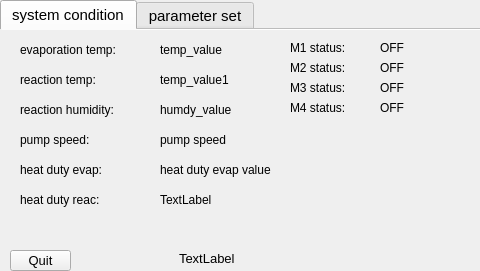
<?xml version="1.0" encoding="UTF-8"?>
<ui version="4.0">
 <class>MainWindow</class>
 <widget class="QMainWindow" name="MainWindow">
  <property name="geometry">
   <rect>
    <x>0</x>
    <y>0</y>
    <width>480</width>
    <height>271</height>
   </rect>
  </property>
  <property name="cursor">
   <cursorShape>BlankCursor</cursorShape>
  </property>
  <property name="focusPolicy">
   <enum>Qt::StrongFocus</enum>
  </property>
  <property name="styleSheet">
   <string notr="true">#MainWindow{
	background-image: url(:/480X272像素3.jpg);
	color: rgb(208, 237, 217);
}

</string>
  </property>
  <property name="documentMode">
   <bool>false</bool>
  </property>
  <widget class="QWidget" name="centralWidget">
   <widget class="QTabWidget" name="tabWidget">
    <property name="geometry">
     <rect>
      <x>0</x>
      <y>0</y>
      <width>481</width>
      <height>241</height>
     </rect>
    </property>
    <property name="font">
     <font>
      <pointsize>11</pointsize>
     </font>
    </property>
    <property name="cursor">
     <cursorShape>BlankCursor</cursorShape>
    </property>
    <property name="focusPolicy">
     <enum>Qt::StrongFocus</enum>
    </property>
    <property name="layoutDirection">
     <enum>Qt::LeftToRight</enum>
    </property>
    <property name="currentIndex">
     <number>0</number>
    </property>
    <property name="elideMode">
     <enum>Qt::ElideMiddle</enum>
    </property>
    <property name="documentMode">
     <bool>true</bool>
    </property>
    <property name="movable">
     <bool>false</bool>
    </property>
    <widget class="QWidget" name="tab">
     <attribute name="title">
      <string>system condition</string>
     </attribute>
     <widget class="QLabel" name="evap_temp_lable">
      <property name="geometry">
       <rect>
        <x>20</x>
        <y>10</y>
        <width>131</width>
        <height>21</height>
       </rect>
      </property>
      <property name="cursor">
       <cursorShape>BlankCursor</cursorShape>
      </property>
      <property name="focusPolicy">
       <enum>Qt::StrongFocus</enum>
      </property>
      <property name="text">
       <string>evaporation temp:</string>
      </property>
     </widget>
     <widget class="QLabel" name="reactio_temp_lable">
      <property name="geometry">
       <rect>
        <x>20</x>
        <y>40</y>
        <width>121</width>
        <height>21</height>
       </rect>
      </property>
      <property name="cursor">
       <cursorShape>BlankCursor</cursorShape>
      </property>
      <property name="focusPolicy">
       <enum>Qt::StrongFocus</enum>
      </property>
      <property name="text">
       <string>reaction temp:</string>
      </property>
     </widget>
     <widget class="QLabel" name="humidity_lable">
      <property name="geometry">
       <rect>
        <x>20</x>
        <y>70</y>
        <width>131</width>
        <height>21</height>
       </rect>
      </property>
      <property name="cursor">
       <cursorShape>BlankCursor</cursorShape>
      </property>
      <property name="focusPolicy">
       <enum>Qt::StrongFocus</enum>
      </property>
      <property name="text">
       <string>reaction humidity:</string>
      </property>
     </widget>
     <widget class="QLabel" name="evap_temp_value">
      <property name="geometry">
       <rect>
        <x>160</x>
        <y>10</y>
        <width>111</width>
        <height>21</height>
       </rect>
      </property>
      <property name="cursor">
       <cursorShape>BlankCursor</cursorShape>
      </property>
      <property name="focusPolicy">
       <enum>Qt::StrongFocus</enum>
      </property>
      <property name="text">
       <string>temp_value</string>
      </property>
     </widget>
     <widget class="QLabel" name="temp_value_sht21">
      <property name="geometry">
       <rect>
        <x>160</x>
        <y>40</y>
        <width>111</width>
        <height>21</height>
       </rect>
      </property>
      <property name="cursor">
       <cursorShape>BlankCursor</cursorShape>
      </property>
      <property name="focusPolicy">
       <enum>Qt::StrongFocus</enum>
      </property>
      <property name="text">
       <string>temp_value1</string>
      </property>
     </widget>
     <widget class="QLabel" name="humidty_value">
      <property name="geometry">
       <rect>
        <x>160</x>
        <y>70</y>
        <width>111</width>
        <height>21</height>
       </rect>
      </property>
      <property name="cursor">
       <cursorShape>BlankCursor</cursorShape>
      </property>
      <property name="focusPolicy">
       <enum>Qt::StrongFocus</enum>
      </property>
      <property name="text">
       <string>humdy_value</string>
      </property>
     </widget>
     <widget class="QLabel" name="M1">
      <property name="geometry">
       <rect>
        <x>290</x>
        <y>10</y>
        <width>81</width>
        <height>17</height>
       </rect>
      </property>
      <property name="cursor">
       <cursorShape>BlankCursor</cursorShape>
      </property>
      <property name="focusPolicy">
       <enum>Qt::StrongFocus</enum>
      </property>
      <property name="text">
       <string>M1 status:</string>
      </property>
     </widget>
     <widget class="QLabel" name="M2">
      <property name="geometry">
       <rect>
        <x>290</x>
        <y>30</y>
        <width>81</width>
        <height>17</height>
       </rect>
      </property>
      <property name="cursor">
       <cursorShape>BlankCursor</cursorShape>
      </property>
      <property name="focusPolicy">
       <enum>Qt::StrongFocus</enum>
      </property>
      <property name="text">
       <string>M2 status:</string>
      </property>
     </widget>
     <widget class="QLabel" name="M3">
      <property name="geometry">
       <rect>
        <x>290</x>
        <y>50</y>
        <width>81</width>
        <height>17</height>
       </rect>
      </property>
      <property name="cursor">
       <cursorShape>BlankCursor</cursorShape>
      </property>
      <property name="focusPolicy">
       <enum>Qt::StrongFocus</enum>
      </property>
      <property name="text">
       <string>M3 status:</string>
      </property>
     </widget>
     <widget class="QLabel" name="M4">
      <property name="geometry">
       <rect>
        <x>290</x>
        <y>70</y>
        <width>81</width>
        <height>17</height>
       </rect>
      </property>
      <property name="cursor">
       <cursorShape>BlankCursor</cursorShape>
      </property>
      <property name="focusPolicy">
       <enum>Qt::StrongFocus</enum>
      </property>
      <property name="text">
       <string>M4 status:</string>
      </property>
     </widget>
     <widget class="QLabel" name="OFF1">
      <property name="geometry">
       <rect>
        <x>380</x>
        <y>10</y>
        <width>67</width>
        <height>17</height>
       </rect>
      </property>
      <property name="cursor">
       <cursorShape>BlankCursor</cursorShape>
      </property>
      <property name="focusPolicy">
       <enum>Qt::StrongFocus</enum>
      </property>
      <property name="text">
       <string>OFF</string>
      </property>
     </widget>
     <widget class="QLabel" name="OFF2">
      <property name="geometry">
       <rect>
        <x>380</x>
        <y>30</y>
        <width>67</width>
        <height>17</height>
       </rect>
      </property>
      <property name="cursor">
       <cursorShape>BlankCursor</cursorShape>
      </property>
      <property name="focusPolicy">
       <enum>Qt::StrongFocus</enum>
      </property>
      <property name="text">
       <string>OFF</string>
      </property>
     </widget>
     <widget class="QLabel" name="OFF3">
      <property name="geometry">
       <rect>
        <x>380</x>
        <y>50</y>
        <width>67</width>
        <height>17</height>
       </rect>
      </property>
      <property name="cursor">
       <cursorShape>BlankCursor</cursorShape>
      </property>
      <property name="focusPolicy">
       <enum>Qt::StrongFocus</enum>
      </property>
      <property name="text">
       <string>OFF</string>
      </property>
     </widget>
     <widget class="QLabel" name="OFF4">
      <property name="geometry">
       <rect>
        <x>380</x>
        <y>70</y>
        <width>67</width>
        <height>17</height>
       </rect>
      </property>
      <property name="cursor">
       <cursorShape>BlankCursor</cursorShape>
      </property>
      <property name="focusPolicy">
       <enum>Qt::StrongFocus</enum>
      </property>
      <property name="text">
       <string>OFF</string>
      </property>
     </widget>
     <widget class="QLabel" name="pump_speed_lable">
      <property name="geometry">
       <rect>
        <x>20</x>
        <y>100</y>
        <width>121</width>
        <height>21</height>
       </rect>
      </property>
      <property name="cursor">
       <cursorShape>BlankCursor</cursorShape>
      </property>
      <property name="focusPolicy">
       <enum>Qt::StrongFocus</enum>
      </property>
      <property name="text">
       <string>pump speed:</string>
      </property>
     </widget>
     <widget class="QLabel" name="heat_duty_evap_lable">
      <property name="geometry">
       <rect>
        <x>20</x>
        <y>130</y>
        <width>131</width>
        <height>21</height>
       </rect>
      </property>
      <property name="cursor">
       <cursorShape>BlankCursor</cursorShape>
      </property>
      <property name="focusPolicy">
       <enum>Qt::StrongFocus</enum>
      </property>
      <property name="text">
       <string>heat duty evap:</string>
      </property>
     </widget>
     <widget class="QLabel" name="heat_duty_evap_value">
      <property name="geometry">
       <rect>
        <x>160</x>
        <y>130</y>
        <width>121</width>
        <height>21</height>
       </rect>
      </property>
      <property name="cursor">
       <cursorShape>BlankCursor</cursorShape>
      </property>
      <property name="focusPolicy">
       <enum>Qt::StrongFocus</enum>
      </property>
      <property name="text">
       <string>heat duty evap value</string>
      </property>
     </widget>
     <widget class="QLabel" name="pump_speed_value">
      <property name="geometry">
       <rect>
        <x>160</x>
        <y>100</y>
        <width>111</width>
        <height>21</height>
       </rect>
      </property>
      <property name="cursor">
       <cursorShape>BlankCursor</cursorShape>
      </property>
      <property name="focusPolicy">
       <enum>Qt::StrongFocus</enum>
      </property>
      <property name="text">
       <string>pump speed</string>
      </property>
     </widget>
     <widget class="QLabel" name="heat_duty_reac_lable">
      <property name="geometry">
       <rect>
        <x>20</x>
        <y>160</y>
        <width>141</width>
        <height>21</height>
       </rect>
      </property>
      <property name="cursor">
       <cursorShape>BlankCursor</cursorShape>
      </property>
      <property name="focusPolicy">
       <enum>Qt::StrongFocus</enum>
      </property>
      <property name="text">
       <string>heat duty reac:</string>
      </property>
     </widget>
     <widget class="QLabel" name="heat_duty_reac_value">
      <property name="geometry">
       <rect>
        <x>160</x>
        <y>160</y>
        <width>81</width>
        <height>21</height>
       </rect>
      </property>
      <property name="cursor">
       <cursorShape>BlankCursor</cursorShape>
      </property>
      <property name="focusPolicy">
       <enum>Qt::StrongFocus</enum>
      </property>
      <property name="text">
       <string>TextLabel</string>
      </property>
     </widget>
    </widget>
    <widget class="QWidget" name="tab_2">
     <attribute name="title">
      <string>parameter set</string>
     </attribute>
     <widget class="QPushButton" name="pushButton">
      <property name="geometry">
       <rect>
        <x>400</x>
        <y>10</y>
        <width>61</width>
        <height>20</height>
       </rect>
      </property>
      <property name="cursor">
       <cursorShape>BlankCursor</cursorShape>
      </property>
      <property name="focusPolicy">
       <enum>Qt::StrongFocus</enum>
      </property>
      <property name="text">
       <string>start </string>
      </property>
     </widget>
     <widget class="QWidget" name="">
      <property name="geometry">
       <rect>
        <x>31</x>
        <y>21</y>
        <width>119</width>
        <height>27</height>
       </rect>
      </property>
      <layout class="QHBoxLayout" name="horizontalLayout">
       <item>
        <widget class="QLabel" name="preset_temp">
         <property name="cursor">
          <cursorShape>BlankCursor</cursorShape>
         </property>
         <property name="focusPolicy">
          <enum>Qt::StrongFocus</enum>
         </property>
         <property name="text">
          <string>TextLabel</string>
         </property>
        </widget>
       </item>
       <item>
        <widget class="QSpinBox" name="set_temp">
         <property name="cursor">
          <cursorShape>BlankCursor</cursorShape>
         </property>
         <property name="focusPolicy">
          <enum>Qt::StrongFocus</enum>
         </property>
         <property name="minimum">
          <number>45</number>
         </property>
         <property name="maximum">
          <number>75</number>
         </property>
         <property name="singleStep">
          <number>5</number>
         </property>
         <property name="value">
          <number>45</number>
         </property>
        </widget>
       </item>
      </layout>
     </widget>
    </widget>
   </widget>
   <widget class="QPushButton" name="Quit_Button">
    <property name="geometry">
     <rect>
      <x>10</x>
      <y>250</y>
      <width>61</width>
      <height>21</height>
     </rect>
    </property>
    <property name="sizePolicy">
     <sizepolicy hsizetype="Fixed" vsizetype="Fixed">
      <horstretch>0</horstretch>
      <verstretch>0</verstretch>
     </sizepolicy>
    </property>
    <property name="font">
     <font>
      <pointsize>10</pointsize>
      <weight>50</weight>
      <bold>false</bold>
     </font>
    </property>
    <property name="cursor">
     <cursorShape>BlankCursor</cursorShape>
    </property>
    <property name="focusPolicy">
     <enum>Qt::StrongFocus</enum>
    </property>
    <property name="text">
     <string>Quit</string>
    </property>
   </widget>
   <widget class="QLabel" name="datetime">
    <property name="geometry">
     <rect>
      <x>179</x>
      <y>250</y>
      <width>151</width>
      <height>17</height>
     </rect>
    </property>
    <property name="sizePolicy">
     <sizepolicy hsizetype="Maximum" vsizetype="Maximum">
      <horstretch>100</horstretch>
      <verstretch>0</verstretch>
     </sizepolicy>
    </property>
    <property name="font">
     <font>
      <pointsize>10</pointsize>
      <weight>50</weight>
      <bold>false</bold>
     </font>
    </property>
    <property name="cursor">
     <cursorShape>BlankCursor</cursorShape>
    </property>
    <property name="focusPolicy">
     <enum>Qt::StrongFocus</enum>
    </property>
    <property name="text">
     <string>TextLabel</string>
    </property>
   </widget>
  </widget>
 </widget>
 <layoutdefault spacing="6" margin="11"/>
 <tabstops>
  <tabstop>Quit_Button</tabstop>
 </tabstops>
 <resources/>
 <connections/>
</ui>
